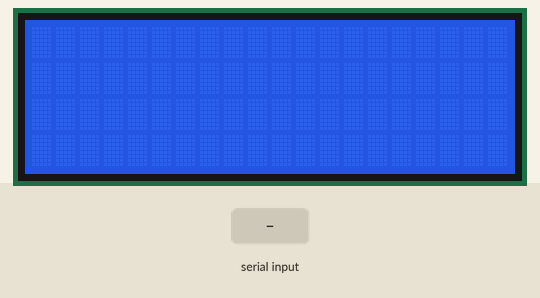
Simulated run of this sketch. Board: Arduino Uno, built with avr-gcc and run on an emulated ATmega328P. On the bench: 20×4 character LCD. Inputs (shaded band) come from the test bench.

Above: at 1.2 s.
1.3 s: "move:\n" received over Serial
At 2.5 s:
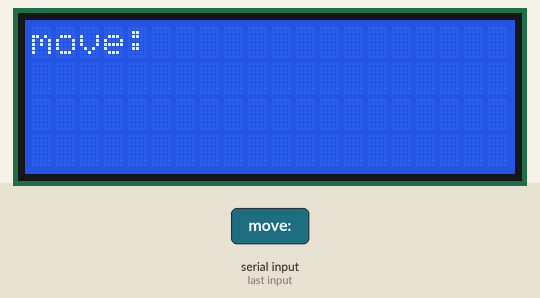
2.8 s: "velMotor:\n" received over Serial
At 4.2 s:
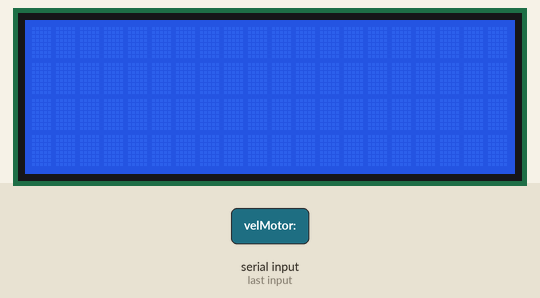
Timing chart, 0 to 5.8 s (numbered marks = the images above; inputs shaded):
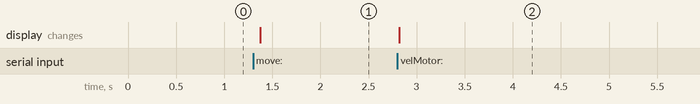

The sketch:

main.ino
```cpp
#include <Stepper.h>
#include <Wire.h>
#include <LiquidCrystal_I2C.h>


LiquidCrystal_I2C lcd(0x27,20,4);
Stepper myStepper(2050, 8,10,9,11);

void moveMotor(float direcao){
myStepper.step(direcao);
}

void setVelMotor(int vel){
  myStepper.setSpeed(vel);
}

float convertGraus(float graus){
  return (graus*2050)/360;
}


String leStringSerial(){
  String conteudo = "";
  char caractere;

  // Enquanto receber algo pela serial
  while(Serial.available() > 0) {
    // Lê byte da serial
    caractere = Serial.read();
    // Ignora caractere de quebra de linha
    if (caractere != '\n'){
      // Concatena valores
      conteudo.concat(caractere);
    }
    // Aguarda buffer serial ler próximo caractere
    delay(10);
  }
  return conteudo;
}
void setup()
{
  lcd.init();
  lcd.backlight();
  myStepper.setSpeed(5);  //Determina a velocidade inicial do motor
  Serial.begin(9600);
}

void loop()
{
  if (Serial.available() > 0){
  lcd.clear();
  String leitura = leStringSerial();

  if(leitura.indexOf("move:") != -1){
    lcd.clear();
    lcd.print(leitura);
    leitura.replace("move:","");
    if (! (convertGraus(leitura.toInt()) == 0)){
    lcd.print(leitura);
    moveMotor(convertGraus(leitura.toInt()));
    delay(1);
    }
  }
  if(leitura.indexOf("velMotor:") != -1){
    leitura.replace("velMotor:","");
    setVelMotor(leitura.toInt());
  }
  }
  delay(20);
}
```

Measured:
- after the input at 1.3 s, the display: changes after 0.08 s (image 1)
- after the input at 2.8 s, the display: changes at once (image 2)
